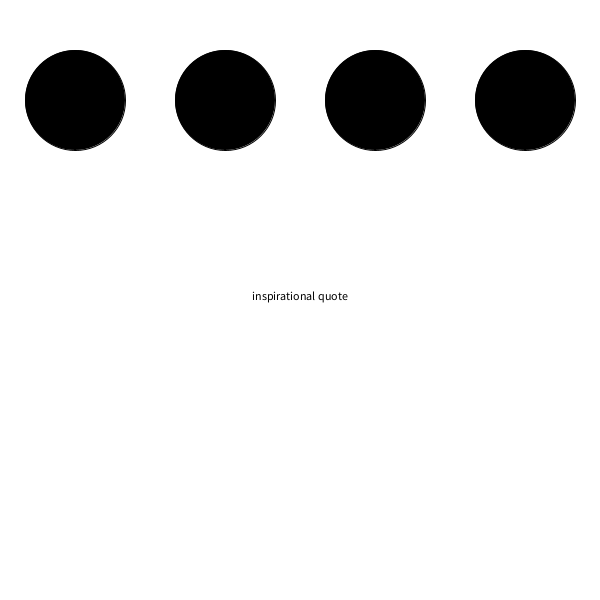
Frame 1 (no input)
Frame 60 (the mouse pressed at the canvas centre just before this capture): identical to frame 1, image omitted
Frame 120 (the mouse held since frame 60 and released just before this capture): identical to frame 1, image omitted

The Processing sketch that drew this single still picture (run headless with seeded random() and noise(); from frame 60 on, the mouse is pressed at the canvas centre):

// Processing sketch: week1_reviewQ1_solution
// ── week1_reviewQ1_solution.pde
String myStrings [] = {"inspirational quote", "so inspirational", 
  "don't you feel so inspired", "motivating quotes are so motivating"};
float xPos [] = new float[4];
int size = 100;
int index = 0;

void setup() {
  size(600, 600);

  float spacing = width/4;

  for (int i = 0; i<4; i++) {
    xPos[i] = i*spacing + size*.75;
  }
}

void draw() {
  background(255);

  for (int i = 0; i<4; i++) {

    if (dist(mouseX, mouseY, xPos[i], 100) < size/2 && mousePressed) {
      index = i;
      fill(255);
    } else {
      fill(0);
    }
    ellipse(xPos[i], 100, size, size);
  }

  text(myStrings[index], width/2-textWidth(myStrings[index])/2, height/2);
}
